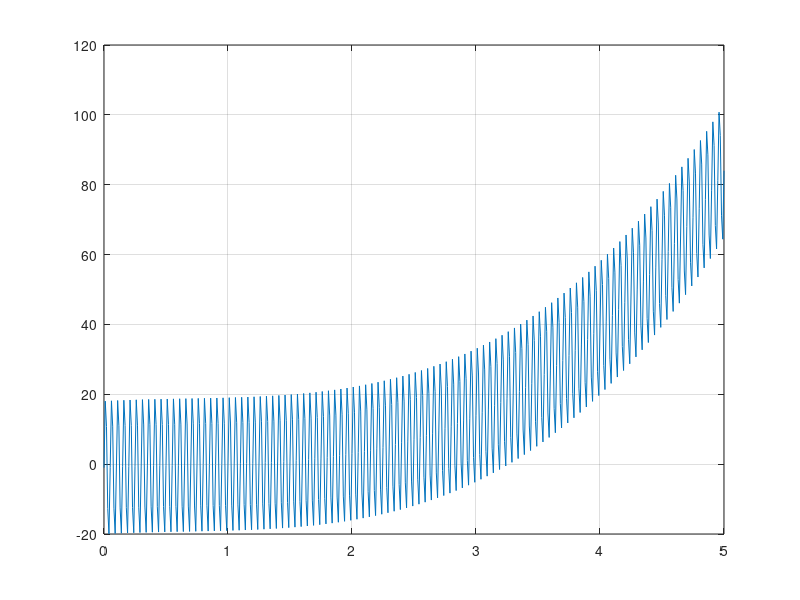
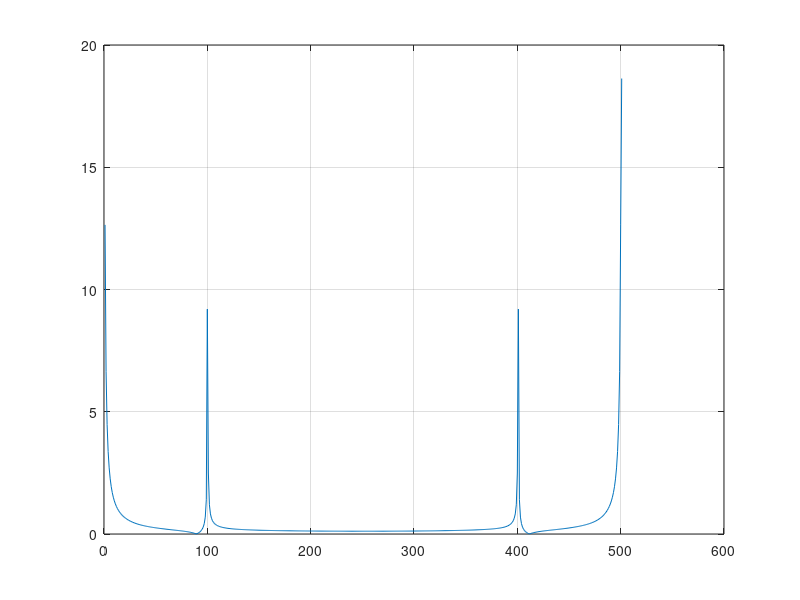
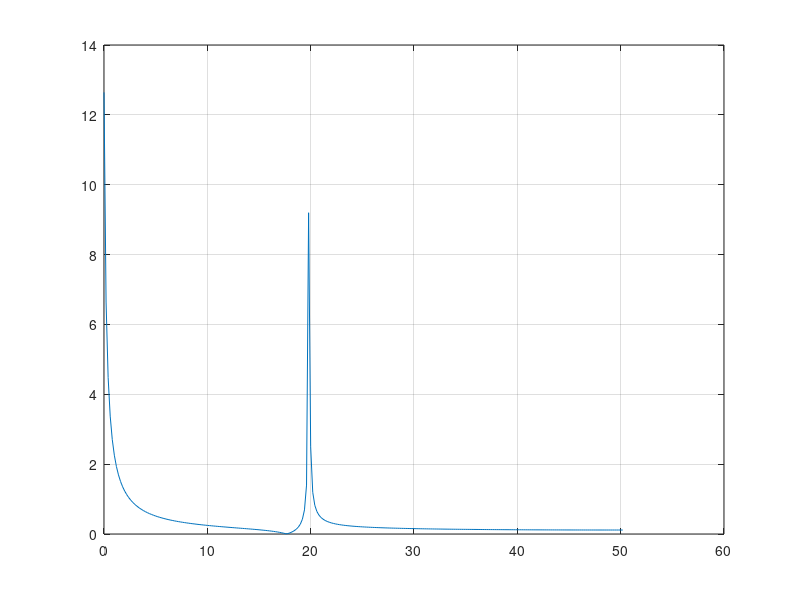

MATLAB code for these plots, in order:
clear

%VARIABLES REGION ---------------------------------------------------------

%load the values from the .txt file
y = load('f14.txt');

%Setting values, that are given in the 
%task's description
T = 5;
dt = 0.01;
df = 1/T;
t = 0:dt:T;
N = length(y);
n = length(t);
f = 0:df:round(n/2) * df;

%END VARIABLES REGION------------------------------------------------------

%FUNCTIONS REGION ---------------------------------------------------------

%"manual" fourier's function calculation
yf = zeros(1, N);
for m = 1:N
  for j = 1:N
    yf(m) = yf(m) + 1/N*y(j)*exp(1)^(-1i*2*pi/N*m*j);
  end
end

%"manual" search for extremums
yf = abs(yf);
extremums = zeros(2,1);
counter = 0;
for j = 3:round(N/2)-1
  if (yf(j) > yf(j+1) && yf(j) > yf(j-1) && abs(yf(j)-yf(j+1)) > 1)
    counter = counter + 1;
    extremums(counter) = j*df;
  end
end

%solving the system of equations
f_sin = sin(2*pi*extremums(1)*t);
A = [sum(t.^6), sum(t.^5), sum(t.^4), sum(f_sin.*t.^3), sum(t.^3);
     sum(t.^5), sum(t.^4), sum(t.^3), sum(f_sin.*t.^2), sum(t.^2);
     sum(t.^4), sum(t.^3), sum(t.^2), sum(f_sin.*t),    sum(t);
     sum(f_sin.*t.^3), sum(f_sin.*t.^2), sum(f_sin.*t), sum(f_sin.*f_sin), sum(N*f_sin);
     sum(t.^3), sum(t.^2), sum(t), sum(N*f_sin), N];
     
c = [sum(y.*t.^3), sum(y.*t.^2), sum(y.*t), sum(y.*f_sin),  sum(y)];

a = inv(A)*c';

disp(a)

%END FUNCTIONS REGION -----------------------------------------------------

%SHOW FIGURES REGION-------------------------------------------------------

%show value's distribution
figure('Name', 'Initial values plot')
plot(t, y), grid

%show Fourier's transform
figure('Name', 'Fourier transform')
plot(abs(yf)), grid

%show Fourier's transform extremums
figure('Name', 'Extremums')
plot(f, abs(yf(1:round(n/2)+1))), grid
